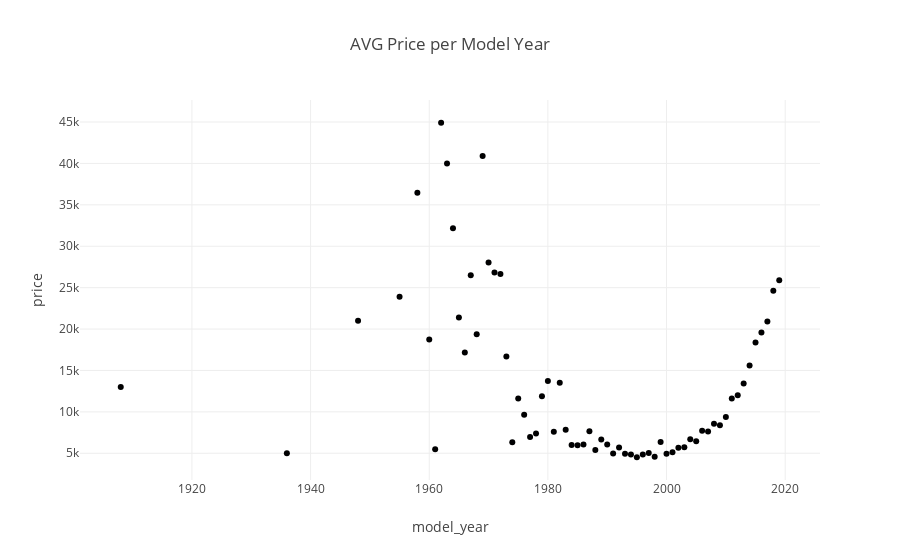

Source (notebook cell):
### Markdown cell above
The graph shows that the model year isn't the only variable that is considered when generating the price of a used vehicle.

### Code cell
px.scatter(avg_price_per_year, x='model_year', y='price', title='AVG Price per Model Year')

### Figure 1 — Plotly figure (JSON) as saved in the notebook; plotly's stock layout.template omitted (floating-point values rounded to 4 significant figures)
{"data": [{"hovertemplate": "model_year=%{x}<br>price=%{y}<extra></extra>", "legendgroup": "", "marker": {"color": "#000001", "symbol": "circle"}, "mode": "markers", "name": "", "orientation": "v", "showlegend": false, "type": "scatter", "x": ["1908", "1936", "1948", "1955", "1958", "1960", "1961", "1962", "1963", "1964", "1965", "1966", "1967", "1968", "1969", "1970", "1971", "1972", "1973", "1974", "1975", "1976", "1977", "1978", "1979", "1980", "1981", "1982", "1983", "1984", "1985", "1986", "1987", "1988", "1989", "1990", "1991", "1992", "1993", "1994", "1995", "1996", "1997", "1998", "1999", "2000", "2001", "2002", "2003", "2004", "2005", "2006", "2007", "2008", "2009", "2010", "2011", "2012", "2013", "2014", "2015", "2016", "2017", "2018", "2019"], "xaxis": "x", "y": [12995, 5000, 21000, 23900, 36450, 18750, 5500, 44910.0, 40000, 32180, 21390.0, 17180.0, 26485, 19390.0, 40900, 28040.0, 26830.0, 26660, 16700.0, 6317.0, 11600, 9650.0, 6956.0, 7383.0, 11890.0, 13720, 7606.0, 13530.0, 7850, 5986.0, 5978.0, 6064.0, 7669.0, 5409.0, 6661.0, 6066.0, 4972.0, 5687.0, 4936.0, 4856.0, 4520.0, 4861.0, 5034.0, 4576.0, 6348.0, 4934.0, 5120.0, 5664.0, 5739.0, 6706.0, 6447.0, 7706.0, 7615.0, 8567.0, 8393.0, 9368.0, 11620.0, 12000.0, 13410.0, 15590.0, 18380.0, 19570.0, 20920.0, 24640.0, 25890.0], "yaxis": "y"}], "layout": {"legend": {"tracegroupgap": 0}, "title": {"text": "AVG Price per Model Year"}, "xaxis": {"anchor": "y", "domain": [0, 1], "title": {"text": "model_year"}}, "yaxis": {"anchor": "x", "domain": [0, 1], "title": {"text": "price"}}}}
